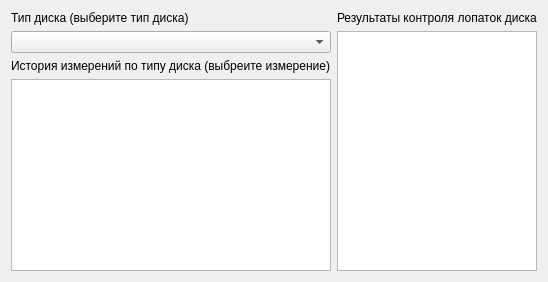
      <widget class="QWidget" name="change_history">
       <attribute name="title">
        <string>История измерений</string>
       </attribute>
       <layout class="QVBoxLayout" name="verticalLayout_14">
        <item>
         <layout class="QHBoxLayout" name="horizontalLayout_5">
          <item>
           <layout class="QVBoxLayout" name="verticalLayout_13">
            <item>
             <layout class="QVBoxLayout" name="verticalLayout_12">
              <item>
               <widget class="QLabel" name="ch_label_disk_type">
                <property name="text">
                 <string>Тип диска (выберите тип диска)</string>
                </property>
               </widget>
              </item>
              <item>
               <widget class="QComboBox" name="ch_disk_type"/>
              </item>
             </layout>
            </item>
            <item>
             <layout class="QVBoxLayout" name="verticalLayout_11">
              <item>
               <widget class="QLabel" name="ch_label_meaurements">
                <property name="text">
                 <string>История измерений по типу диска (выбреите измерение)</string>
                </property>
               </widget>
              </item>
              <item>
               <widget class="QListWidget" name="ch_measurements"/>
              </item>
             </layout>
            </item>
           </layout>
          </item>
          <item>
           <layout class="QVBoxLayout" name="verticalLayout_10">
            <item>
             <widget class="QLabel" name="ch_label_blade_results">
              <property name="text">
               <string>Результаты контроля лопаток диска</string>
              </property>
             </widget>
            </item>
            <item>
             <widget class="QTableWidget" name="ch_blade_results">
              <property name="frameShadow">
               <enum>QFrame::Raised</enum>
              </property>
              <property name="sizeAdjustPolicy">
               <enum>QAbstractScrollArea::AdjustToContentsOnFirstShow</enum>
              </property>
              <property name="sortingEnabled">
               <bool>true</bool>
              </property>
              <attribute name="horizontalHeaderVisible">
               <bool>false</bool>
              </attribute>
              <attribute name="horizontalHeaderCascadingSectionResizes">
               <bool>true</bool>
              </attribute>
              <attribute name="horizontalHeaderHighlightSections">
               <bool>true</bool>
              </attribute>
              <attribute name="horizontalHeaderShowSortIndicator" stdset="0">
               <bool>true</bool>
              </attribute>
              <attribute name="horizontalHeaderStretchLastSection">
               <bool>true</bool>
              </attribute>
              <attribute name="verticalHeaderVisible">
               <bool>false</bool>
              </attribute>
              <attribute name="verticalHeaderCascadingSectionResizes">
               <bool>false</bool>
              </attribute>
              <attribute name="verticalHeaderHighlightSections">
               <bool>false</bool>
              </attribute>
              <attribute name="verticalHeaderShowSortIndicator" stdset="0">
               <bool>false</bool>
              </attribute>
              <attribute name="verticalHeaderStretchLastSection">
               <bool>false</bool>
              </attribute>
             </widget>
            </item>
           </layout>
          </item>
         </layout>
        </item>
       </layout>
      </widget>
